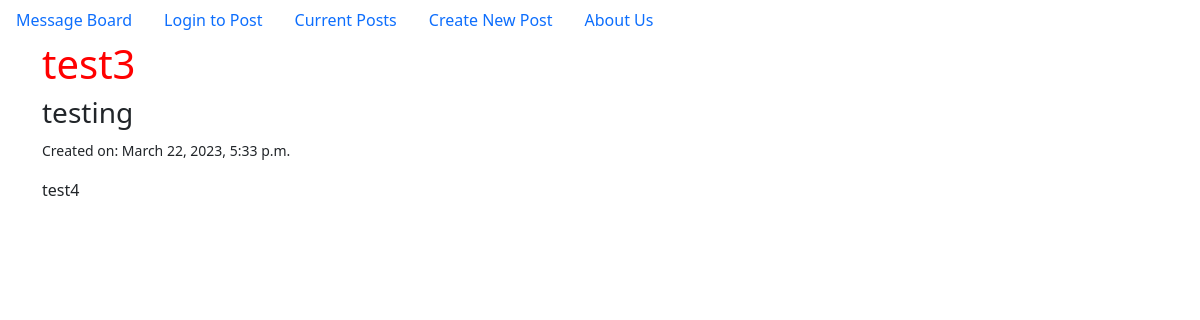
Page /posts/2/ on the committed database.
### posts/models.py (models this page shows, shortened)
class Post(models.Model):
    title = models.CharField(max_length=256)
    subtitle = models.CharField(max_length=256)
    author = models.ForeignKey("auth.User", on_delete=models.CASCADE, default="default")
    body = models.TextField()
    created_on = models.DateTimeField(auto_now_add=True)

### posts/views.py (the view)
# urls.py: path("<int:pk>/", PostDetailView.as_view(), name="detail"),
class PostDetailView(DetailView):
    template_name = "posts/detail.html"
    model = Post

### templates/posts/detail.html (shortened to what this page needs)
{% extends 'base.html' %}
{% load static %}
{% block content %}
<h1>{{post.title}}</h1>
<h3>{{post.subtitle}}</h3>
<p><small>Created on: {{post.created_on}}</small></p>
<p> {{post.body}} </p>
{% endblock content %}

### static/css/base.css (style rules this page uses)
h1 { color: red; }

### rows in the picture
Post: title "test3", subtitle "testing", created_on "March 22, 2023, 5:33 p.m.", body "test4"
